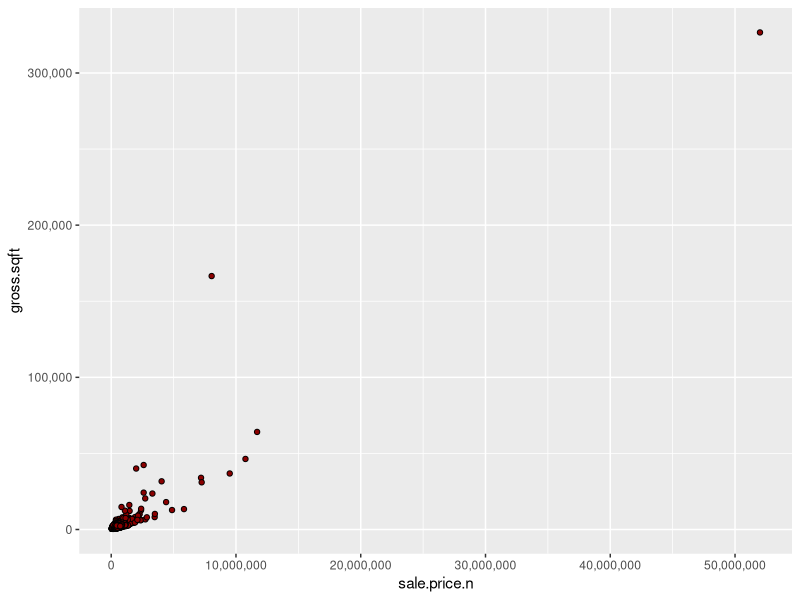
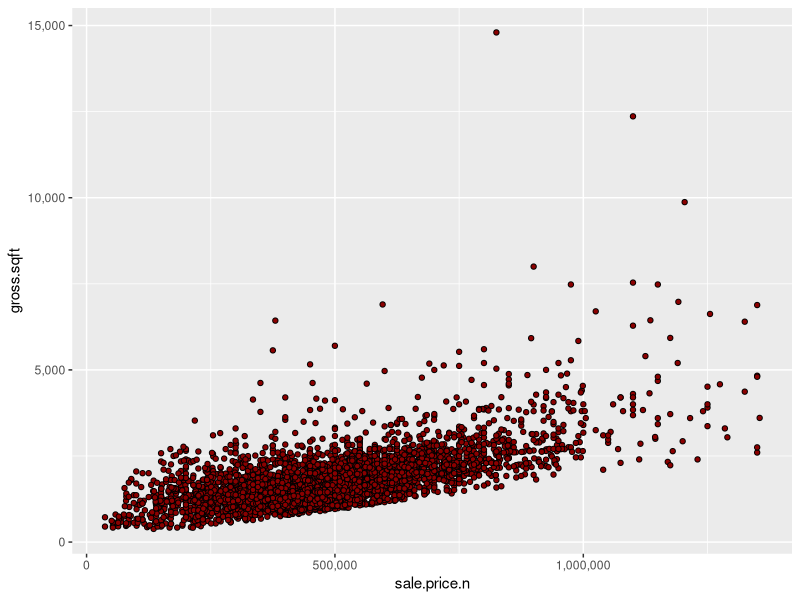
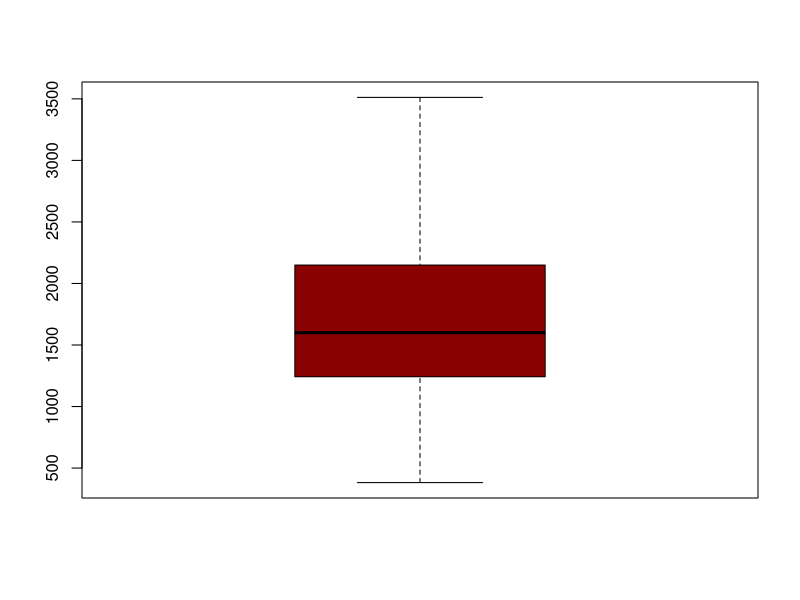
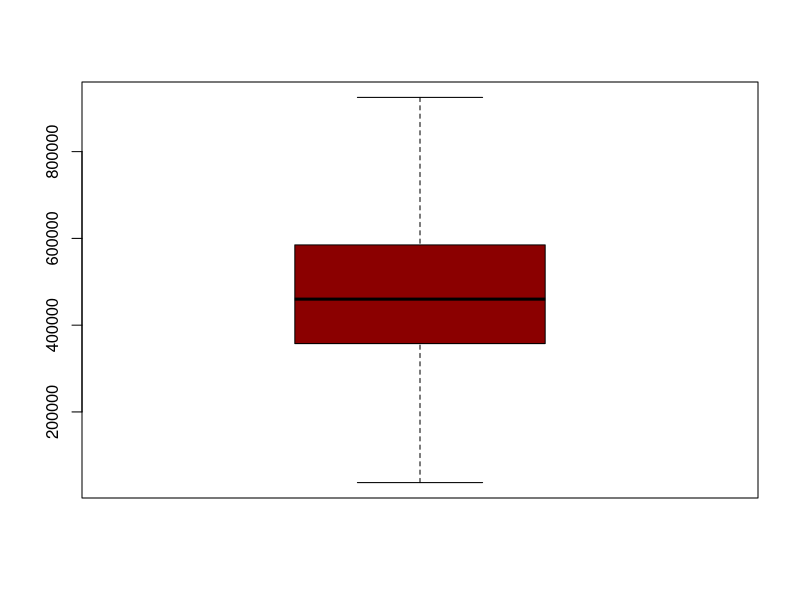
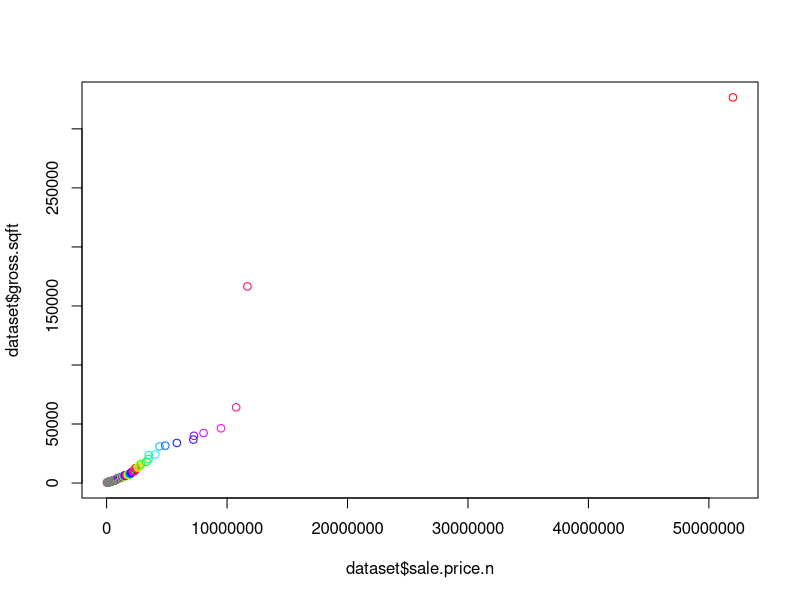
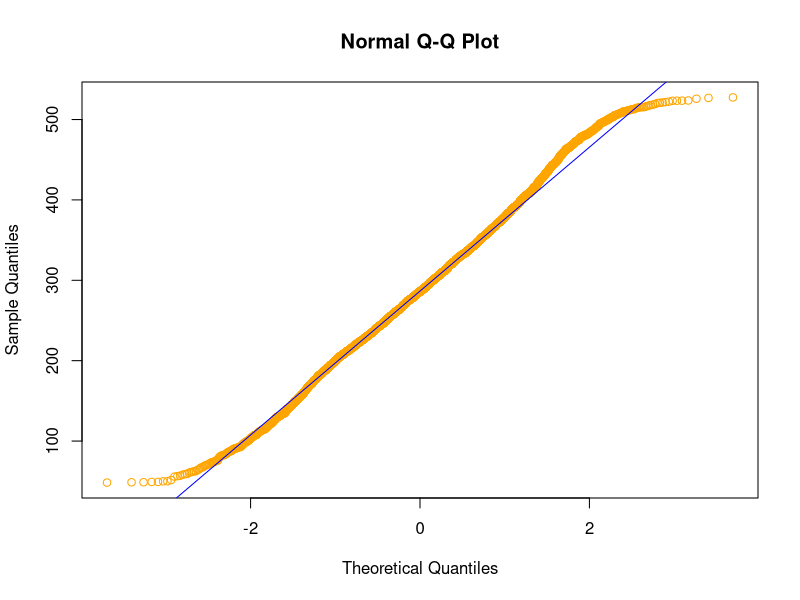
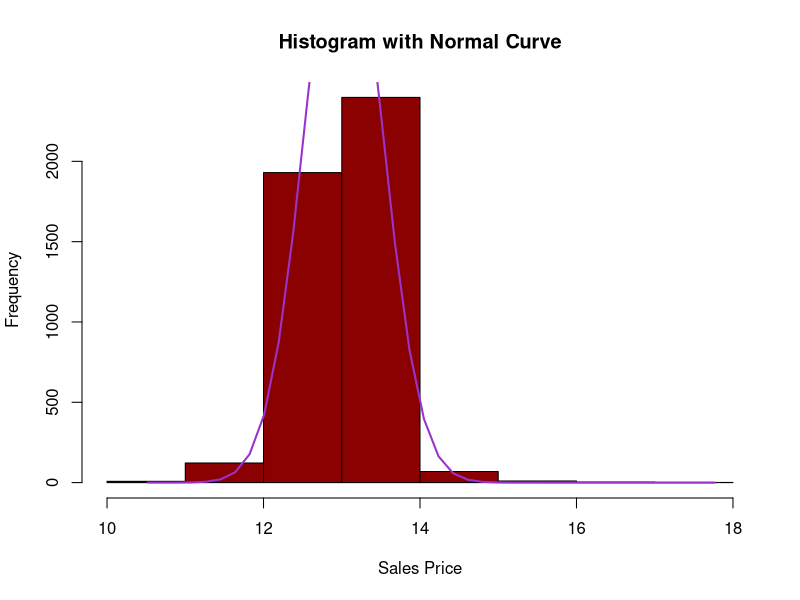
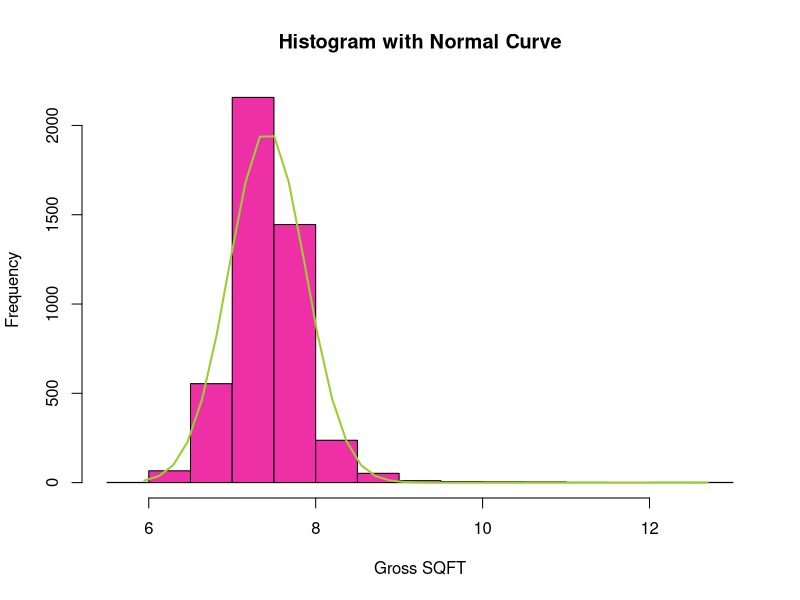

Write the R code that produced these figures, in order.
## ---- chunk 1
library(ggplot2)
library(sm)
## ---- chunk 2
library(scales)
#upload clean dataset
dataset <- read.csv("CleanedSalesData.csv",header=TRUE)
summary(dataset)
## ---- chunk 3
#plot sale price vs sqft

ggplot(dataset) + geom_point(data=dataset,aes(x=sale.price.n,
                                              y=gross.sqft), fill="DarkRed", shape=21)+scale_x_continuous(labels = comma)+scale_y_continuous(labels=comma)
## ---- chunk 4
#correlation coefficient
cor(dataset$gross.sqft,dataset$sale.price.n)
## ---- chunk 5
#reduced dataset. To see data claster closer
newset=subset(dataset,dataset$sale.price.n<1400000)
ggplot(dataset) + geom_point(data=newset,aes(x=sale.price.n,
                                             y=gross.sqft), fill="DarkRed", shape=21)+scale_x_continuous(labels = comma)+scale_y_continuous(labels = comma)
## ---- chunk 6
#correlation coeficcient realy sensitive to outliers
cor(newset$gross.sqft,newset$sale.price.n)
## ---- chunk 7
#boxplots
options(scipen=10000)
boxplot(dataset$gross.sqft,outline=FALSE,col="DarkRed", names="SQFT")
## ---- chunk 8
boxplot(dataset$sale.price.n,outline=FALSE,col="DarkRed",names="Sale price")
## ---- chunk 9
#qqplot of price to sqft
qqplot(x=dataset$sale.price.n,y=dataset$gross.sqft,col=rainbow(20))
## ---- chunk 10
#normal qqplot for ratio price to sqft
qqnorm(dataset$cs.pricePERsqft,col="Orange")
qqline(dataset$cs.pricePERsqft,col="Blue")
## ---- chunk 11
#hist with density curve Taken from http://www.statmethods.net/graphs/density.html
#because outlier drags to a high right scew logarithmic transformation was used
param.sale=log(dataset$sale.price.n)
h<-hist(param.sale, breaks=10, col="darkred", xlab="Sales Price", 
        main="Histogram with Normal Curve") 
xfit<-seq(min(param.sale),max(param.sale),length=40) 
yfit<-dnorm(xfit,mean=mean(param.sale),sd=sd(param.sale)) 
yfit <- yfit*diff(h$mids[1:2])*length(param.sale) 
lines(xfit, yfit, col="darkorchid3", lwd=2)
## ---- chunk 12
#because outlier drags to a high right scew logarithmic transformation was used
param.gross=log(dataset$gross.sqft)
h<-hist(param.gross, breaks=10, col="maroon2", xlab="Gross SQFT", 
        main="Histogram with Normal Curve") 
xfit<-seq(min(param.gross),max(param.gross),length=40) 
yfit<-dnorm(xfit,mean=mean(param.gross),sd=sd(param.gross)) 
yfit <- yfit*diff(h$mids[1:2])*length(param.gross) 
lines(xfit, yfit, col="yellowgreen", lwd=2)
## ---- chunk 13
#histogram with density curve for ratio price to sqft
#there is not need in logarithmic transformation
param.PriceSQFT=dataset$cs.pricePERsqft
h<-hist(param.PriceSQFT, breaks=10, col="orangered2", xlab="Ratio price to sqft", 
        main="Histogram with Normal Curve") 
xfit<-seq(min(param.PriceSQFT),max(param.PriceSQFT),length=40) 
yfit<-dnorm(xfit,mean=mean(param.PriceSQFT),sd=sd(param.PriceSQFT)) 
yfit <- yfit*diff(h$mids[1:2])*length(param.PriceSQFT) 
lines(xfit, yfit, col="lightslateblue", lwd=2)
